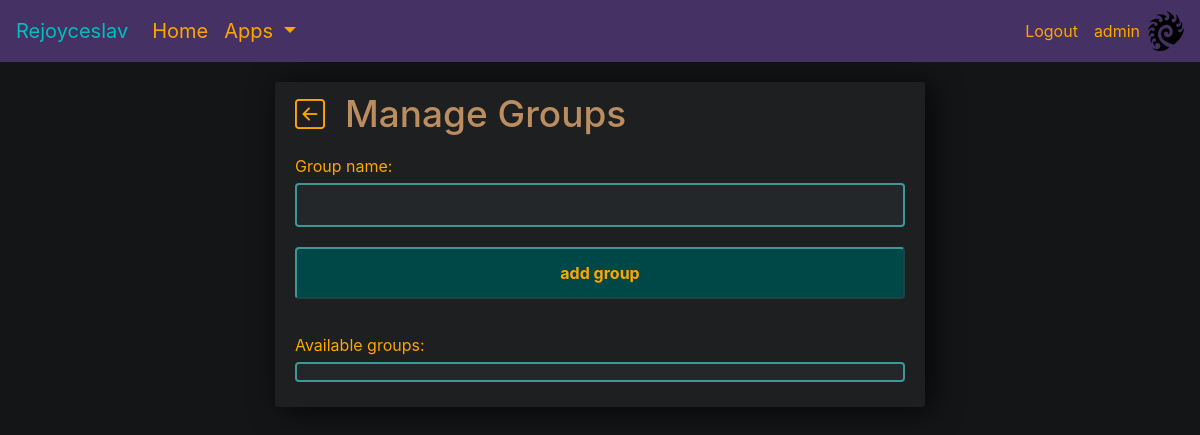
Before: /tasks-groups (signed in) with the older database file.
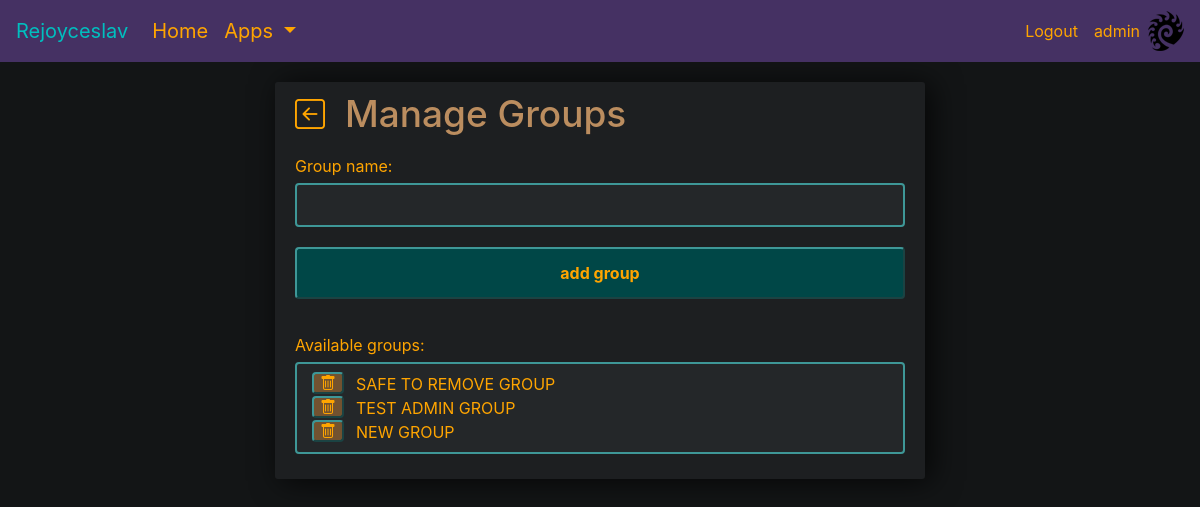
After: the same page with the newer database file.
### tasks/models.py (models this page shows)
class Group(models.Model):  # disabled everywhere
    user = models.ForeignKey(User, on_delete=models.PROTECT, null=True, blank=True)
    name = models.CharField(max_length=50, null=True, blank=False)
    def __str__(self):
        return self.name

### tasks/views.py (the view, shortened to what this page needs)
# urls.py: path('tasks-groups', AddGroupView.as_view(), name='tasks_groups'), # disabled everywhere
class AddGroupView(LoginRequiredMixin, View):
    def get(self, request):  # get request comes here
        groups = Group.objects.filter(user=self.request.user)
        form = AddGroupForm()
        context = {
                    'groups': groups,
                    'form': form,
                   }
        return render(request, 'tasks/task_add_group.html', context)

### tasks/forms.py
class AddGroupForm(ModelForm):  # disabled everywhere
    def __init__(self, *args, **kwargs):
        super().__init__(*args, **kwargs)
        self.fields['name'].widget.attrs.update({'class': 'input-dark', 'autofocus': 'True'})
    class Meta:
        model = Group
        fields = ['name']

### tasks/templates/tasks/task_add_group.html (shortened to what this page needs)
{% extends 'info_page.html' %}
{% block info_content %}
<div>
    <div style="display: flex; margin-bottom: 10px">
        <div class="tooltip-wrapper" style="display: flex">
            <a href="{% url 'tasks_list' %}"><i id="backButton" style="font-size: 30px; color: orange" class="bi-arrow-left-square"></i></a>
        </div>
        <h2 style="padding-left: 20px; font-size: 37px">Manage Groups</h2>
    </div>
    <div style="margin-top: 10px">Group name:</div>
        <div>
            <form method="POST" id="GroupsForm">
                {{ form.name }}
            </form>
        </div>
        <div>
            <input form="GroupsForm" class="btn-info" type="submit" value="add group">
        </div>
    <div>
        <br>
        <span>Available groups:</span>
        <br>
        <div style="padding-left: 15px" class="input-dark">
            {% for group in groups %}
                <div style="display: flex">
                    <form action="{% url 'tasks_delete_group' group.id %}">
                        <div class="tooltip-wrapper" style="display: flex">
                            <button class="btn-danger" id="inputDeleteButton" style="line-height: 16px;"><i class="bi-trash"></i></button>
                        </div>
                    </form>
                    <div class="separator-vertical"></div>
                    <div style="padding-left: 10px">{{ group|linebreaksbr }}</div>
                </div>
            {% endfor %}
        </div>
    </div>
</div>
{% endblock info_content %}

Changed rows visible on the page:
added Group: name "SAFE TO REMOVE GROUP"
added Group: name "TEST ADMIN GROUP"
added Group: name "NEW GROUP"
